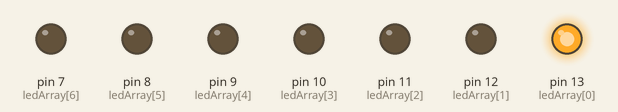
This sketch was run on a simulated Arduino Uno, built with avr-gcc and run on an emulated ATmega328P. Shown: output pins drawn as LEDs (lit = HIGH).

Above: at 0.05 s.
At 0.55 s:
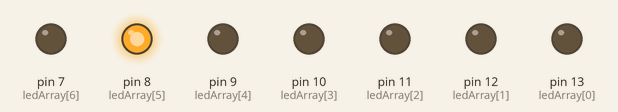
At 1.05 s:
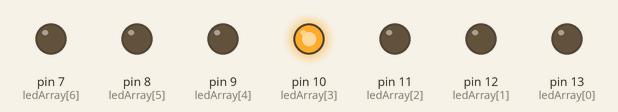
At 1.55 s:
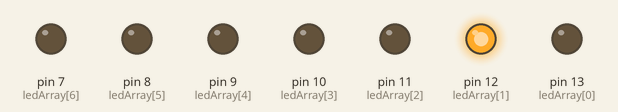
At 2.1 s:
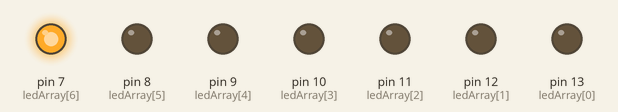
At 3.05 s:
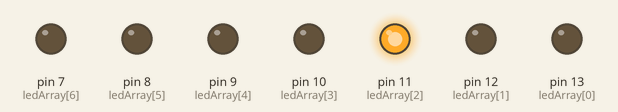
Timing chart, 0 to 3.4 s (numbered marks = the images above):
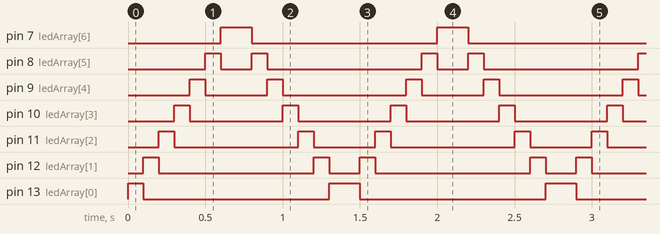

The sketch:

sketch_nov30a.ino
```cpp
int ledArray [7] = {13, 12, 11, 10, 9, 8, 7};

void setup() {
  for (int i = 0; i < 7; i++) {
    pinMode(ledArray[i], OUTPUT);
  }
}
void forward(int count) {
    for(int i = 0; i < count; i++) {
        digitalWrite(ledArray[i], HIGH); // turn led on
        delay(100);
        digitalWrite(ledArray[i], LOW); // turn led off
   }
}
void backward(int count) {
    for(int i = count; i >= 0; i--) {
        digitalWrite(ledArray[i], HIGH); // turn led on
        delay(100);
        digitalWrite(ledArray[i], LOW); // turn led off
   }
}

void loop() {
  forward(7);
  backward(6);
}
```

Measured:
- by itself, pin 7 (ledArray[6]): alternates HIGH for 0.20 s and LOW for 1.2 s
- by itself, pin 8 (ledArray[5]): repeats every 1.4 s: LOW 0.20 s, HIGH 0.10 s, LOW 1.0 s, HIGH 0.10 s
- by itself, pin 9 (ledArray[4]): repeats every 1.4 s: LOW 0.40 s, HIGH 0.10 s, LOW 0.80 s, HIGH 0.10 s
- by itself, pin 10 (ledArray[3]): alternates HIGH for 0.10 s and LOW for 0.60 s
- by itself, pin 11 (ledArray[2]): repeats every 1.4 s: LOW 0.80 s, HIGH 0.10 s, LOW 0.40 s, HIGH 0.10 s
- by itself, pin 12 (ledArray[1]): repeats every 1.4 s: LOW 1.0 s, HIGH 0.10 s, LOW 0.20 s, HIGH 0.10 s
- by itself, pin 13 (ledArray[0]): repeats every 1.4 s: LOW 1.2 s, HIGH 0.20 s
